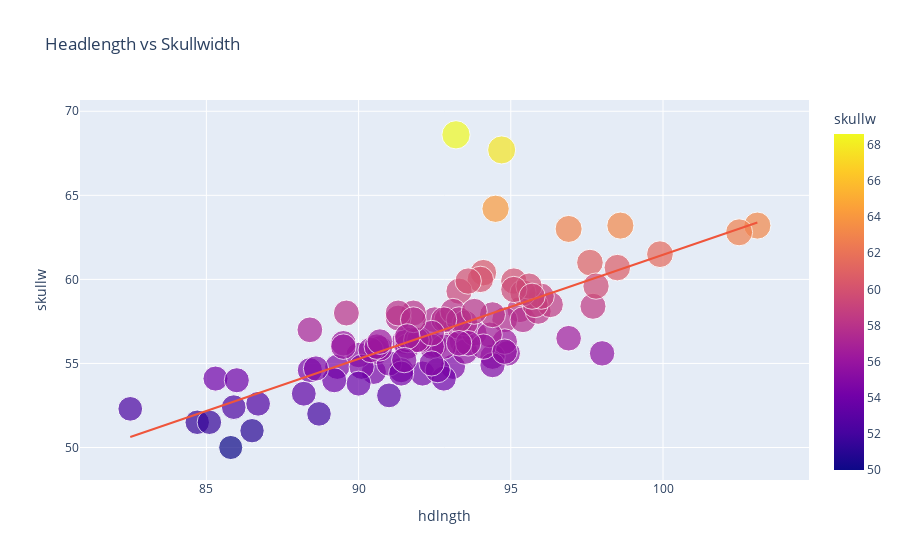

The notebook cell saved with this chart:
### Code cell
fig = px.scatter(data, x="hdlngth", y="skullw", size="skullw",color="skullw",trendline="ols", title="Headlength vs Skullwidth")
fig.show()
